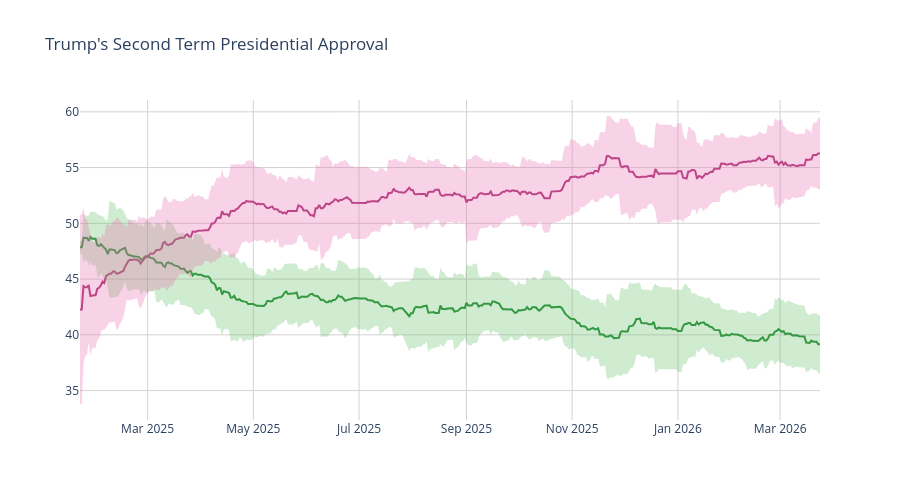

This figure's notebook cell:
### Code cell
disappr_ci_hex = "#e86eaf",
appr_ci_hex = "#60be65"
disappr_ci_rgba = "rgba(232, 110, 175, 0.3)"
appr_ci_rgba = "rgba(96, 190, 101, 0.3)"
grid_col = "#d4d2d2"


# Approve
fig = go.Figure(go.Scatter(
    x=pres['end_date'],
    y=pres['approve'],
    hovertemplate="%{y:.2f}%",
    name="<b>Approve</b>",
    line=dict(color="#228833"),
    showlegend=False
))

# Disapprove
fig.add_trace(go.Scatter(
    x=pres['end_date'],
    y=pres['disapprove'],
    hovertemplate="%{y:.2f}%",
    name="<b>Disapprove</b>",
    line=dict(color="#aa3377"),
    showlegend=False
    )
)

# Approve CI
fig.add_traces([

    # Upper bound
    go.Scatter(
        x=pres['end_date'],
        y=pres['approve_upper_ci'],
        marker=dict(color=appr_ci_hex),
        line=dict(width=0),
        mode='lines',
        showlegend=False,
        hoverinfo="skip"
    ),

    # Lower bound
    go.Scatter(
        x=pres['end_date'],
        y=pres['approve_lower_ci'],
        marker=dict(color=appr_ci_hex),
        line=dict(width=0),
        mode='lines',
        fillcolor=appr_ci_rgba,
        fill="tonexty",
        showlegend=False,
        hoverinfo="skip"
    )
])

# Disapprove CI
fig.add_traces([

    # Upper bound
    go.Scatter(
        x=pres['end_date'],
        y=pres['disapprove_upper_ci'],
        marker=dict(color=disappr_ci_hex),
        line=dict(width=0),
        mode='lines',
        showlegend=False,
        hoverinfo="skip"
    ),

    # Lower bound
    go.Scatter(
        x=pres['end_date'],
        y=pres['disapprove_lower_ci'],
        marker=dict(color=disappr_ci_hex),
        line=dict(width=0),
        mode='lines',
        fillcolor=disappr_ci_rgba,
        fill="tonexty",
        showlegend=False,
        hoverinfo="skip"
    )
])

fig.update_layout(
    title=dict(text="Trump's Second Term Presidential Approval"),
    hovermode="x"
)

fig.update_xaxes(gridcolor=grid_col)
fig.update_yaxes(gridcolor=grid_col)

fig.update_layout(hovermode="x", hoverlabel_align="right", plot_bgcolor="rgba(0, 0, 0, 0)", height=500)
fig.show()

### Figure 1 — Plotly figure (JSON) as saved in the notebook; plotly's stock layout.template omitted (floating-point values rounded to 4 significant figures; data arrays with more than 128 entries replaced by an {"elided": "..."} marker saying what was removed)
{"data": [{"hovertemplate": "%{y:.2f}%", "line": {"color": "#228833"}, "name": "<b>Approve</b>", "showlegend": false, "type": "scatter", "x": {"elided": "428 str values"}, "y": {"elided": "428 float values"}}, {"hovertemplate": "%{y:.2f}%", "line": {"color": "#aa3377"}, "name": "<b>Disapprove</b>", "showlegend": false, "type": "scatter", "x": {"elided": "428 str values"}, "y": {"elided": "428 float values"}}, {"hoverinfo": "skip", "line": {"width": 0}, "marker": {"color": "#60be65"}, "mode": "lines", "showlegend": false, "type": "scatter", "x": {"elided": "428 str values"}, "y": {"elided": "428 float values"}}, {"fill": "tonexty", "fillcolor": "rgba(96, 190, 101, 0.3)", "hoverinfo": "skip", "line": {"width": 0}, "marker": {"color": "#60be65"}, "mode": "lines", "showlegend": false, "type": "scatter", "x": {"elided": "428 str values"}, "y": {"elided": "428 float values"}}, {"hoverinfo": "skip", "line": {"width": 0}, "marker": {"color": ["#e86eaf"]}, "mode": "lines", "showlegend": false, "type": "scatter", "x": {"elided": "428 str values"}, "y": {"elided": "428 float values"}}, {"fill": "tonexty", "fillcolor": "rgba(232, 110, 175, 0.3)", "hoverinfo": "skip", "line": {"width": 0}, "marker": {"color": ["#e86eaf"]}, "mode": "lines", "showlegend": false, "type": "scatter", "x": {"elided": "428 str values"}, "y": {"elided": "428 float values"}}], "layout": {"height": 500, "hoverlabel": {"align": "right"}, "hovermode": "x", "plot_bgcolor": "rgba(0, 0, 0, 0)", "title": {"text": "Trump's Second Term Presidential Approval"}, "xaxis": {"gridcolor": "#d4d2d2"}, "yaxis": {"gridcolor": "#d4d2d2"}}}
